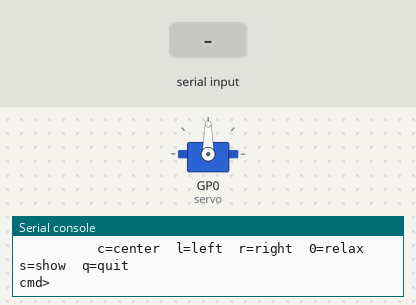
Bench run of a program on a simulated Raspberry Pi Pico running MicroPython. On the bench: servo, the last lines printed to the serial console. The inputs (shaded band) are chosen by the test bench. Servo angles are drawn from the pulse width (0.5 ms = 0°, 2.5 ms = 180°).

Above: at 1.2 s.
1.3 s: "5" typed at the serial console, then Enter
At 2.2 s:
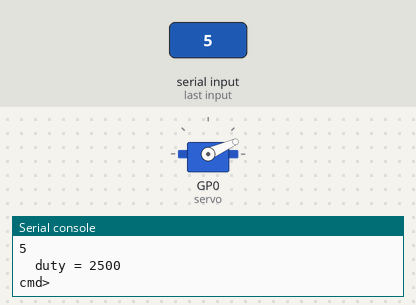
2.8 s: "c" typed at the serial console, then Enter
4.3 s: "l" typed at the serial console, then Enter
Timing chart, 0 to 7.3 s (numbered marks = the images above; inputs shaded):
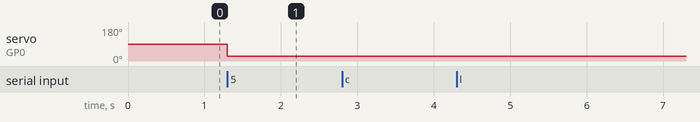

The program:

steering_calibrate.py
```python
# steering_calibrate.py — interactive steering calibration (Pico + servo)
# Run in Thonny, then type commands in the Shell.

from machine import Pin, PWM

# ---- Section 1: hardware + safety ----
servo = PWM(Pin(0))        # servo signal on GP0 (physical pin 1)
servo.freq(50)             # hobby servos run at 50 Hz

# Typo fence: whatever you type, the servo is never commanded outside this.
# Normal hobby range is ~3277-6554; this is just a guardrail against fat-fingers.
DUTY_MIN, DUTY_MAX = 2500, 7500
STEP = 25                  # how far each +/- nudge moves the servo

pos = 4915                 # start at nominal center (~1.5 ms)
center = left = right = None

def apply(duty):
    duty = max(DUTY_MIN, min(DUTY_MAX, duty))   # clamp to the fence
    servo.duty_u16(duty)
    return duty

# ---- Section 2: interactive loop ----
def calibrate():
    global pos, center, left, right
    pos = apply(pos)
    print("Commands: +/- nudge | ++/-- big nudge | a number = jump there")
    print("          c=center  l=left  r=right  0=relax  s=show  q=quit")
    while True:
        cmd = input("cmd> ").strip()
        if   cmd == "+":  pos = apply(pos + STEP)
        elif cmd == "-":  pos = apply(pos - STEP)
        elif cmd == "++": pos = apply(pos + STEP * 4)
        elif cmd == "--": pos = apply(pos - STEP * 4)
        elif cmd == "c":  center = pos; print("CENTER =", center)
        elif cmd == "l":  left   = pos; print("LEFT   =", left)
        elif cmd == "r":  right  = pos; print("RIGHT  =", right)
        elif cmd == "0":  servo.duty_u16(0); print("relaxed (no pulse)"); continue
        elif cmd == "s":  print("pos", pos, "| C", center, "L", left, "R", right); continue
        elif cmd == "q":  break
        else:
            try:    pos = apply(int(cmd))
            except ValueError: print("?"); continue
        print("  duty =", pos)
    print("\n--- paste these into your drive file ---")
    print("STEERING_CENTER    =", center)
    print("STEERING_LEFT_MAX  =", left)
    print("STEERING_RIGHT_MAX =", right)

calibrate()
```

Measured:
- after the input at 1.3 s, servo on GP0 (servo): 90° → 24° at once
